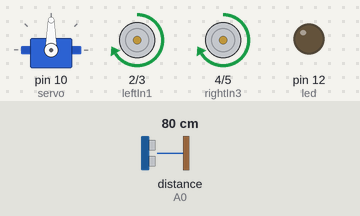
Bench run of a sketch on a simulated Arduino Uno, built with avr-gcc and run on an emulated ATmega328P. Parts: servo, motor-driver pin pairs drawn as motors (green arrow = first pin HIGH = forward, orange = second pin HIGH = backward, longer = more drive, scaled by the enable pin), output pins drawn as LEDs (lit = HIGH). Wiring (inferred from the names in the program): ultrasonic range finder: trigger pin 13; echo A0. The test bench sets the inputs (shaded band); at power-on: distance to the obstacle (sensor on A0) 80 cm. The echo pulse lasts 58.3 µs per cm; pins used as bus, display or sensor lines are not drawn.

Above: at 1.2 s.
1.3 s: distance to the obstacle (sensor on A0) set to 13 cm
2.8 s: distance to the obstacle (sensor on A0) set to 10 cm
At 4.6 s:
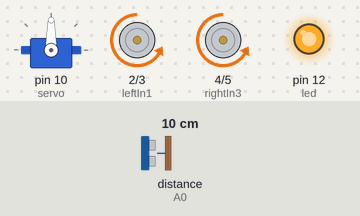
5.8 s: distance to the obstacle (sensor on A0) set to 18 cm
At 6.06 s:
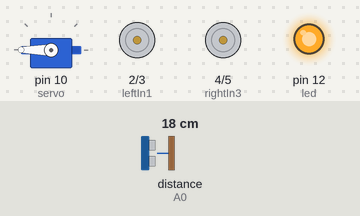
8.8 s: distance to the obstacle (sensor on A0) set to 2 cm
At 9.25 s:
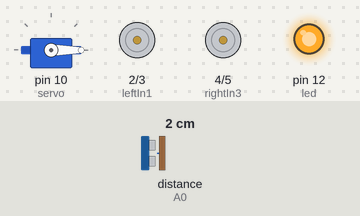
Timing chart, 0 to 12.8 s (numbered marks = the images above; inputs shaded):
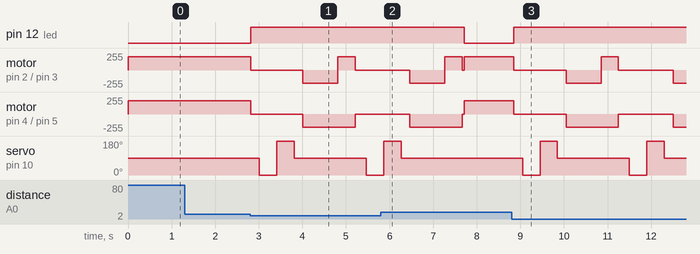

The sketch:

main.ino
```cpp
#include <Servo.h>

Servo scanServo;


const int trig = 13;
const int echo = A0;

const int servo = 10;

const int led = 12;

const int leftIn1 = 2;
const int leftIn2 = 3;
const int leftEnable  = 9;

const int rightIn3 = 4;
const int rightIn4 = 5;
const int rightEnable = 6;

const int speed = 200;

void setup() {
  pinMode(trig, OUTPUT);
  pinMode(echo, INPUT);

  pinMode(led, OUTPUT);
  digitalWrite(led, LOW);

  pinMode(leftIn1, OUTPUT);
  pinMode(leftIn2, OUTPUT);
  pinMode(leftEnable, OUTPUT);
  pinMode(rightIn3, OUTPUT);
  pinMode(rightIn4, OUTPUT);
  pinMode(rightEnable, OUTPUT);

  scanServo.attach(servo);
  scanServo.write(90);
}

void loop() {
  digitalWrite(trig, LOW);
  delayMicroseconds(2);
  digitalWrite(trig, HIGH);
  delayMicroseconds(10);
  digitalWrite(trig, LOW);

  long duration = pulseIn(echo, HIGH, 25000);
  int distance = (duration == 0) ? 100 : (duration * 0.034 / 2);

  if (distance > 0 && distance <= 10) {
    digitalWrite(led, HIGH);

    analogWrite(leftEnable, 0);
    analogWrite(rightEnable, 0);
    digitalWrite(leftIn1, LOW);
    digitalWrite(leftIn2, LOW);
    digitalWrite(rightIn3, LOW);
    digitalWrite(rightIn4, LOW);
    delay(200);

    scanServo.write(0);
    delay(400);
    scanServo.write(180);
    delay(400);
    scanServo.write(90);
    delay(200);


    digitalWrite(leftIn1, LOW);
    digitalWrite(leftIn2, HIGH);
    analogWrite(leftEnable, speed);
    digitalWrite(rightIn3, LOW);
    digitalWrite(rightIn4, HIGH);
    analogWrite(rightEnable, speed);
    delay(800);


    digitalWrite(leftIn1, HIGH);
    digitalWrite(leftIn2, LOW);
    analogWrite(leftEnable, speed);
    digitalWrite(rightIn3, LOW);
    digitalWrite(rightIn4, HIGH);
    analogWrite(rightEnable, speed);
    delay(400);


    analogWrite(leftEnable, 0);
    analogWrite(rightEnable, 0);
    digitalWrite(leftIn1, LOW);
    digitalWrite(leftIn2, LOW);
    digitalWrite(rightIn3, LOW);
    digitalWrite(rightIn4, LOW);
  } else {

    digitalWrite(led, LOW);

    digitalWrite(leftIn1, HIGH);
    digitalWrite(leftIn2, LOW);
    analogWrite(leftEnable, speed);

    digitalWrite(rightIn3, HIGH);
    digitalWrite(rightIn4, LOW);
    analogWrite(rightEnable, speed);
  }

  delay(50);
}
```

Measured:
- the behaviour switches between 12 and 11 cm on distance to the obstacle (sensor on A0) (found by bisection; images 0 and 1)
- after the input at 1.3 s, every drawn part: stays the same
- after the input at 2.8 s, pin 12 (led): LOW → HIGH at once; motor on pin 2 (leftIn1) / pin 3 (leftIn2): forward 200/255 → stopped at once, → backward 200/255 1.2 s later, → forward 200/255 0.80 s later, → stopped 0.40 s later
- after the input at 5.8 s, pin 12 (led): HIGH → LOW after 1.9 s; servo on pin 10 (servo): goes on until 6.3 s, then stays 90°
- after the input at 8.8 s, pin 12 (led): LOW → HIGH after 0.05 s; motor on pin 2 (leftIn1) / pin 3 (leftIn2): forward 200/255 → stopped after 0.05 s, → backward 200/255 1.2 s later, → forward 200/255 0.80 s later, → stopped 0.40 s later, … (5 changes in this stretch)
